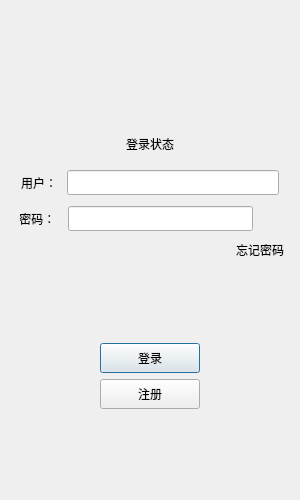
<?xml version="1.0" encoding="UTF-8"?>
<ui version="4.0">
 <class>LoginDialog</class>
 <widget class="QDialog" name="LoginDialog">
  <property name="geometry">
   <rect>
    <x>0</x>
    <y>0</y>
    <width>300</width>
    <height>500</height>
   </rect>
  </property>
  <property name="minimumSize">
   <size>
    <width>300</width>
    <height>500</height>
   </size>
  </property>
  <property name="maximumSize">
   <size>
    <width>300</width>
    <height>500</height>
   </size>
  </property>
  <property name="windowTitle">
   <string>Dialog</string>
  </property>
  <layout class="QVBoxLayout" name="verticalLayout_2">
   <item>
    <layout class="QVBoxLayout" name="verticalLayout">
     <property name="leftMargin">
      <number>5</number>
     </property>
     <property name="topMargin">
      <number>5</number>
     </property>
     <property name="rightMargin">
      <number>5</number>
     </property>
     <property name="bottomMargin">
      <number>5</number>
     </property>
     <item>
      <widget class="QWidget" name="widget" native="true">
       <layout class="QGridLayout" name="gridLayout">
        <item row="0" column="0">
         <widget class="QLabel" name="label">
          <property name="text">
           <string/>
          </property>
          <property name="pixmap">
           <pixmap resource="rc.qrc">:/res/ice.png</pixmap>
          </property>
          <property name="alignment">
           <set>Qt::AlignCenter</set>
          </property>
         </widget>
        </item>
       </layout>
      </widget>
     </item>
     <item>
      <spacer name="verticalSpacer">
       <property name="orientation">
        <enum>Qt::Vertical</enum>
       </property>
       <property name="sizeHint" stdset="0">
        <size>
         <width>20</width>
         <height>40</height>
        </size>
       </property>
      </spacer>
     </item>
     <item>
      <widget class="QLabel" name="error_tip">
       <property name="minimumSize">
        <size>
         <width>0</width>
         <height>30</height>
        </size>
       </property>
       <property name="maximumSize">
        <size>
         <width>16777215</width>
         <height>30</height>
        </size>
       </property>
       <property name="text">
        <string>登录状态</string>
       </property>
       <property name="alignment">
        <set>Qt::AlignCenter</set>
       </property>
      </widget>
     </item>
     <item>
      <layout class="QHBoxLayout" name="horizontalLayout_2">
       <property name="leftMargin">
        <number>5</number>
       </property>
       <property name="topMargin">
        <number>5</number>
       </property>
       <property name="rightMargin">
        <number>5</number>
       </property>
       <property name="bottomMargin">
        <number>5</number>
       </property>
       <item>
        <widget class="QLabel" name="user_label">
         <property name="text">
          <string>用户： </string>
         </property>
        </widget>
       </item>
       <item>
        <widget class="QLineEdit" name="user_lineEdit">
         <property name="minimumSize">
          <size>
           <width>25</width>
           <height>25</height>
          </size>
         </property>
         <property name="maximumSize">
          <size>
           <width>16777215</width>
           <height>25</height>
          </size>
         </property>
        </widget>
       </item>
      </layout>
     </item>
     <item>
      <layout class="QHBoxLayout" name="horizontalLayout_3">
       <item>
        <widget class="QLabel" name="pass_label_2">
         <property name="text">
          <string> 密码：  </string>
         </property>
        </widget>
       </item>
       <item>
        <widget class="QLineEdit" name="pass_lineEdit">
         <property name="minimumSize">
          <size>
           <width>25</width>
           <height>25</height>
          </size>
         </property>
         <property name="maximumSize">
          <size>
           <width>16777215</width>
           <height>25</height>
          </size>
         </property>
        </widget>
       </item>
       <item>
        <widget class="ClickedLabel" name="pass_visible_label">
         <property name="minimumSize">
          <size>
           <width>25</width>
           <height>25</height>
          </size>
         </property>
         <property name="maximumSize">
          <size>
           <width>25</width>
           <height>25</height>
          </size>
         </property>
         <property name="text">
          <string/>
         </property>
        </widget>
       </item>
      </layout>
     </item>
     <item>
      <layout class="QHBoxLayout" name="horizontalLayout_4">
       <item>
        <spacer name="horizontalSpacer">
         <property name="orientation">
          <enum>Qt::Horizontal</enum>
         </property>
         <property name="sizeHint" stdset="0">
          <size>
           <width>40</width>
           <height>20</height>
          </size>
         </property>
        </spacer>
       </item>
       <item>
        <widget class="ClickedLabel" name="resetpass_lab">
         <property name="minimumSize">
          <size>
           <width>25</width>
           <height>25</height>
          </size>
         </property>
         <property name="maximumSize">
          <size>
           <width>16777215</width>
           <height>25</height>
          </size>
         </property>
         <property name="text">
          <string>忘记密码</string>
         </property>
        </widget>
       </item>
      </layout>
     </item>
     <item>
      <spacer name="verticalSpacer_2">
       <property name="orientation">
        <enum>Qt::Vertical</enum>
       </property>
       <property name="sizeHint" stdset="0">
        <size>
         <width>20</width>
         <height>40</height>
        </size>
       </property>
      </spacer>
     </item>
     <item>
      <layout class="QHBoxLayout" name="horizontalLayout_5">
       <item>
        <spacer name="horizontalSpacer_2">
         <property name="orientation">
          <enum>Qt::Horizontal</enum>
         </property>
         <property name="sizeHint" stdset="0">
          <size>
           <width>40</width>
           <height>20</height>
          </size>
         </property>
        </spacer>
       </item>
       <item>
        <widget class="QPushButton" name="login_btn">
         <property name="minimumSize">
          <size>
           <width>100</width>
           <height>30</height>
          </size>
         </property>
         <property name="maximumSize">
          <size>
           <width>16777215</width>
           <height>30</height>
          </size>
         </property>
         <property name="text">
          <string>登录</string>
         </property>
        </widget>
       </item>
       <item>
        <spacer name="horizontalSpacer_3">
         <property name="orientation">
          <enum>Qt::Horizontal</enum>
         </property>
         <property name="sizeHint" stdset="0">
          <size>
           <width>40</width>
           <height>20</height>
          </size>
         </property>
        </spacer>
       </item>
      </layout>
     </item>
     <item>
      <layout class="QHBoxLayout" name="horizontalLayout_6">
       <item>
        <spacer name="horizontalSpacer_5">
         <property name="orientation">
          <enum>Qt::Horizontal</enum>
         </property>
         <property name="sizeHint" stdset="0">
          <size>
           <width>40</width>
           <height>20</height>
          </size>
         </property>
        </spacer>
       </item>
       <item>
        <widget class="QPushButton" name="reg_btn">
         <property name="minimumSize">
          <size>
           <width>100</width>
           <height>30</height>
          </size>
         </property>
         <property name="maximumSize">
          <size>
           <width>16777215</width>
           <height>30</height>
          </size>
         </property>
         <property name="text">
          <string>注册</string>
         </property>
        </widget>
       </item>
       <item>
        <spacer name="horizontalSpacer_4">
         <property name="orientation">
          <enum>Qt::Horizontal</enum>
         </property>
         <property name="sizeHint" stdset="0">
          <size>
           <width>40</width>
           <height>20</height>
          </size>
         </property>
        </spacer>
       </item>
      </layout>
     </item>
     <item>
      <spacer name="verticalSpacer_3">
       <property name="orientation">
        <enum>Qt::Vertical</enum>
       </property>
       <property name="sizeHint" stdset="0">
        <size>
         <width>20</width>
         <height>40</height>
        </size>
       </property>
      </spacer>
     </item>
    </layout>
   </item>
  </layout>
 </widget>
 <customwidgets>
  <customwidget>
   <class>ClickedLabel</class>
   <extends>QLabel</extends>
   <header>clickedlabel.h</header>
  </customwidget>
 </customwidgets>
 <resources>
  <include location="rc.qrc"/>
 </resources>
 <connections/>
</ui>
